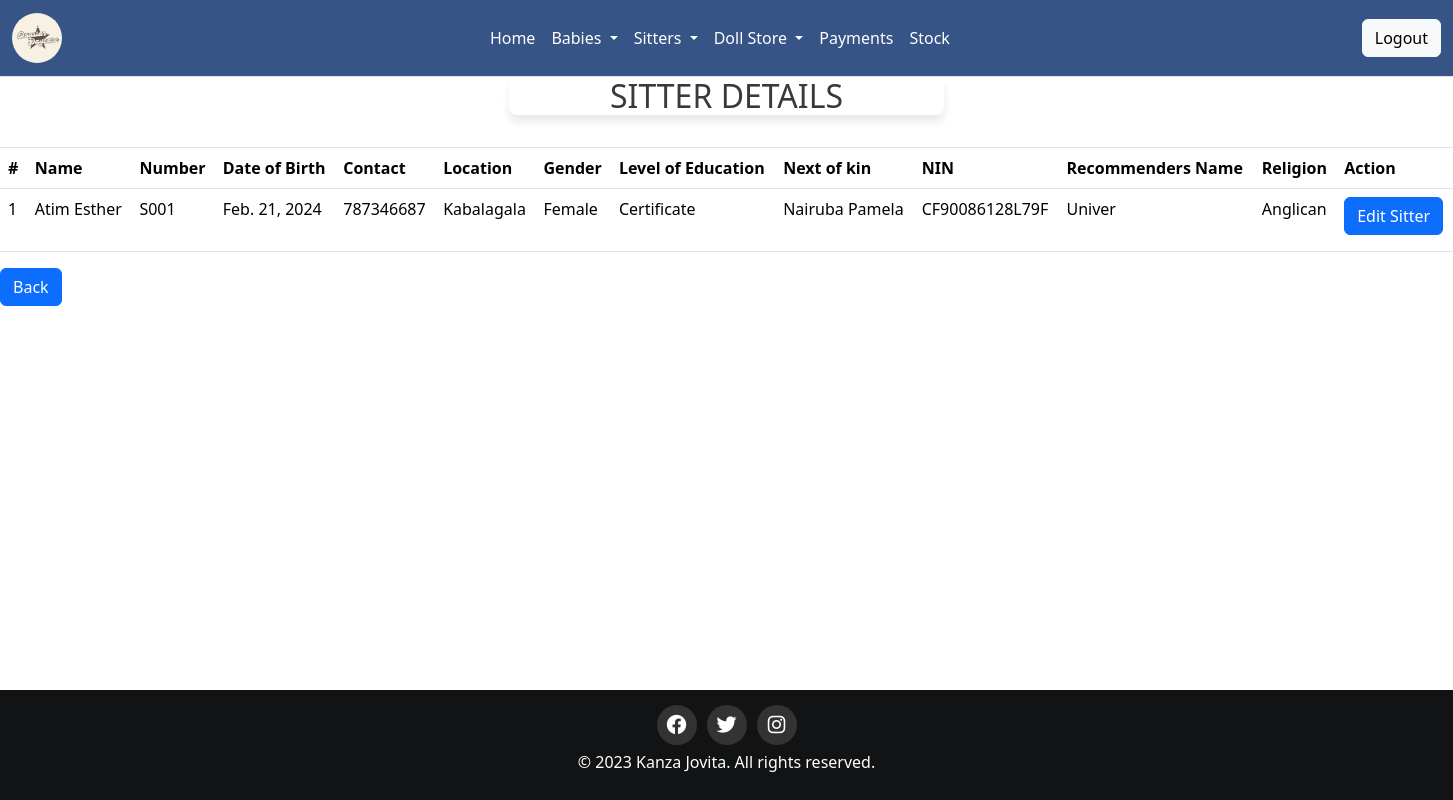
/read_sitter/1/ (signed in), run on an earlier commit of the app's database.
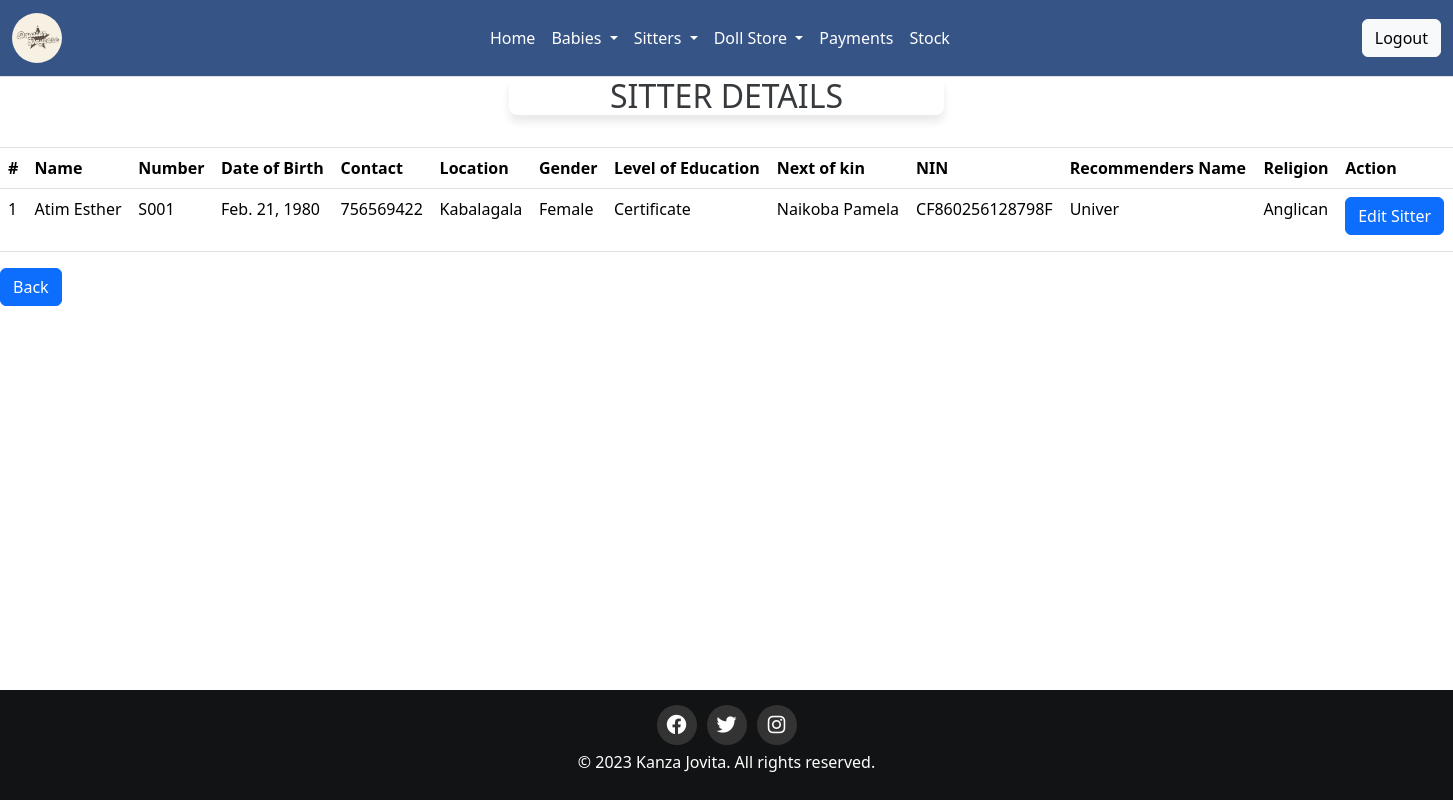
And on a later commit of the database.
### home/models.py (models this page shows, shortened)
class Sitterreg(models.Model):
    Sitter_name = models.CharField(max_length=30, null='False',blank = 'False')
    Sitter_number = models.CharField(max_length=30, null='False',blank = 'False')
    Date_of_birth = models.DateField(null="True", blank="True")
    Contact = models.IntegerField()
    Location = models.CharField(max_length=30, null='False',blank = 'False')
    Gender =  models.CharField(max_length=10,null="False",blank = "False")
    Level_of_education = models.CharField(max_length=30, null='False',blank = 'False')
    Next_of_kin = models.CharField(max_length=30, null='False',blank = 'False')
    NIN = models.CharField(max_length=30, null='False',blank = 'False')
    Recommenders_name = models.CharField(max_length=30, null='False',blank = 'False')
    Religion = models.CharField(max_length=30, null='True',blank = 'True')

### home/views.py (the view)
# urls.py: path("read_sitter/<int:id>/", views.read_sitter, name="read_sitter"),
@login_required
def read_sitter(request,id ):
    sitters_info=Sitterreg.objects.get(id=id)
    return render(request,'read_sitter.html',{'sitters_info':sitters_info})

### home/templates/read_sitter.html (shortened to what this page needs)
{% extends 'base.html' %}
{% block content %}
<div class="card-header" style="background-color: white;" >
    <h2>SITTER DETAILS</h2>
  </div>
<br>
    <table class="table table-bordered">
        <thead>
            <tr class=>
                <th scope="col">#</th>
                <th scope="col">Name</th>
                <th scope="col">Number</th>
                <th scope="col">Date of Birth</th>
                <th scope="col">Contact</th>
                <th scope="col">Location</th>
                <th scope="col">Gender</th>
                <th scope="col">Level of Education</th>
                <th scope="col">Next of kin</th>
                <th scope="col">NIN</th>
                <th scope="col">Recommenders Name</th>
                <th scope="col">Religion</th>
                <th scope="col">Action</th>
            </tr>
        </thead>
        <tbody>
            <tr >
                <td>{{ sitters_info.id }}</td>
                <td>{{ sitters_info.Sitter_name }}</td>
                <td>{{ sitters_info.Sitter_number }}</td>
                <td>{{ sitters_info.Date_of_birth }}</td>
                <td>{{ sitters_info.Contact }}</td>
                <td>{{ sitters_info.Location }}</td>
                <td>{{ sitters_info.Gender }}</td>
                <td>{{ sitters_info.Level_of_education }}</td>
                <td>{{ sitters_info.Next_of_kin }}</td>
                <td>{{ sitters_info.NIN }}</td>
                <td>{{ sitters_info.Recommenders_name }}</td>
                <td>{{ sitters_info.Religion}}</td>
                <td>
                    <div>
                            <a href="{% url 'edit_sitter' sitters_info.id %}" class="btn btn-primary mb-2">Edit Sitter</a>
                    </div>
                </td>
            </tr>
        </tbody>
    </table>
<a href="/babiesform"><button class="btn btn-primary">Back</button></a>
{% endblock %}

What changed in the data, as far as the page shows it:
changed Sitterreg "Atim Esther": Date_of_birth "Feb. 21, 2024" → "Feb. 21, 1980"; Contact "787346687" → "756569422"; Next_of_kin "Nairuba Pamela" → "Naikoba Pamela"; NIN "CF90086128L79F" → "CF860256128798F"
